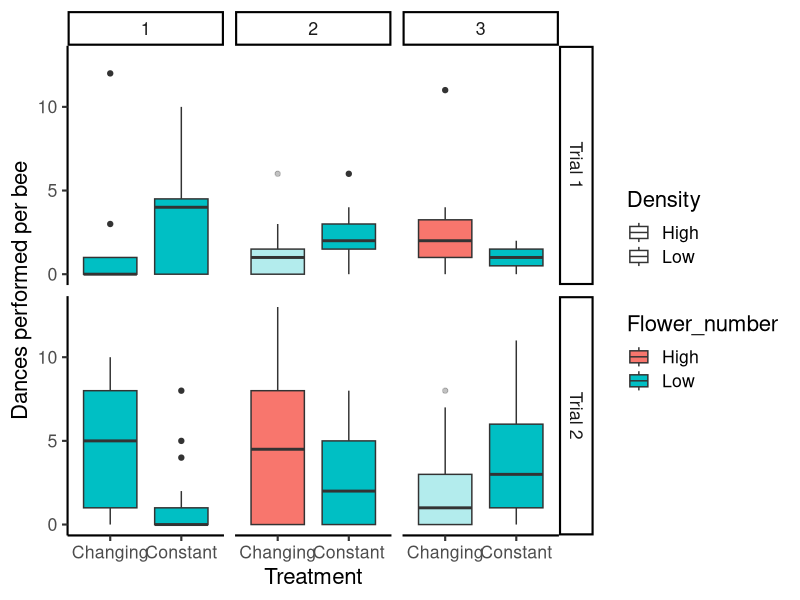
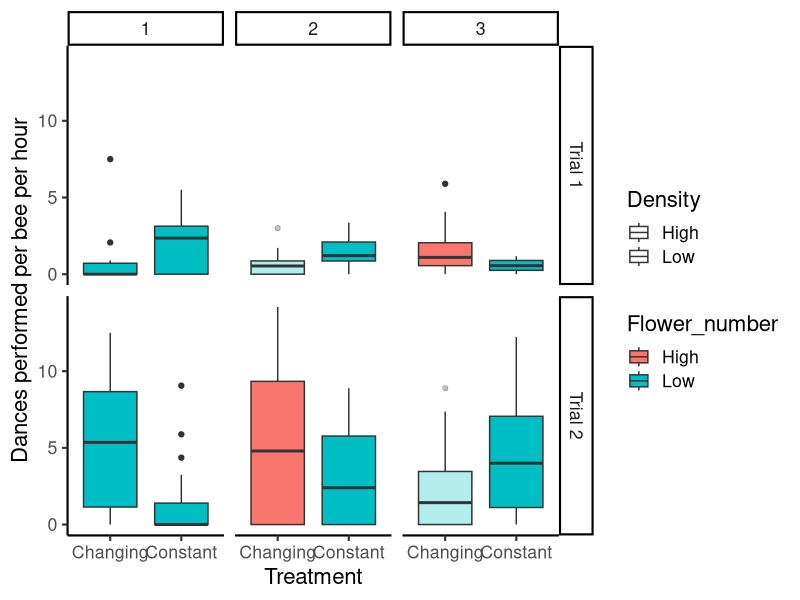
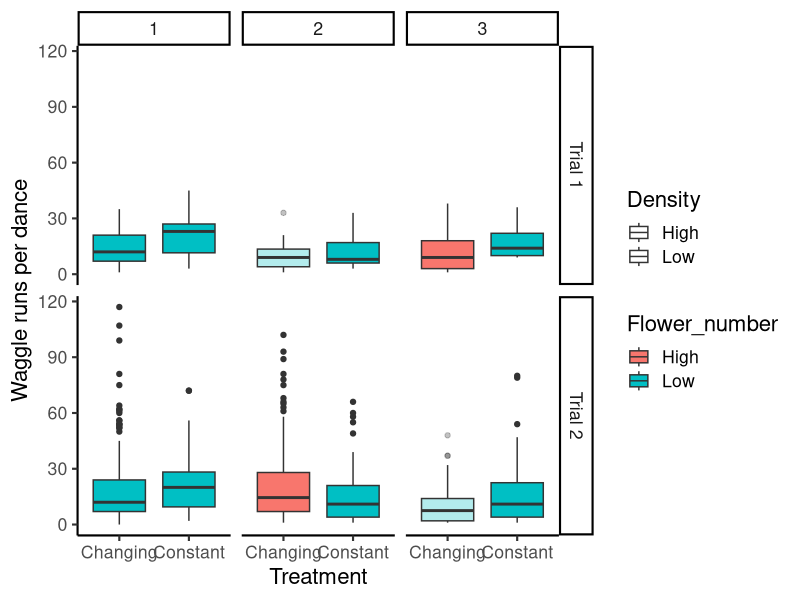
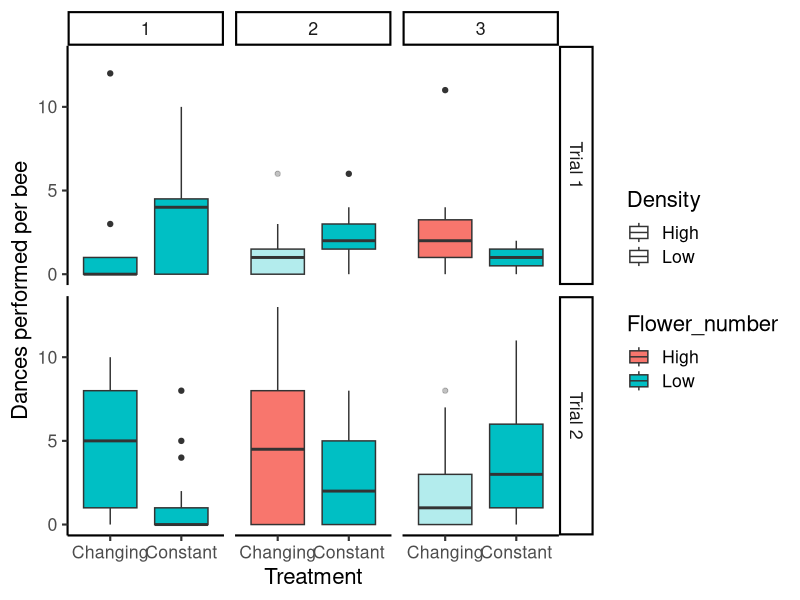
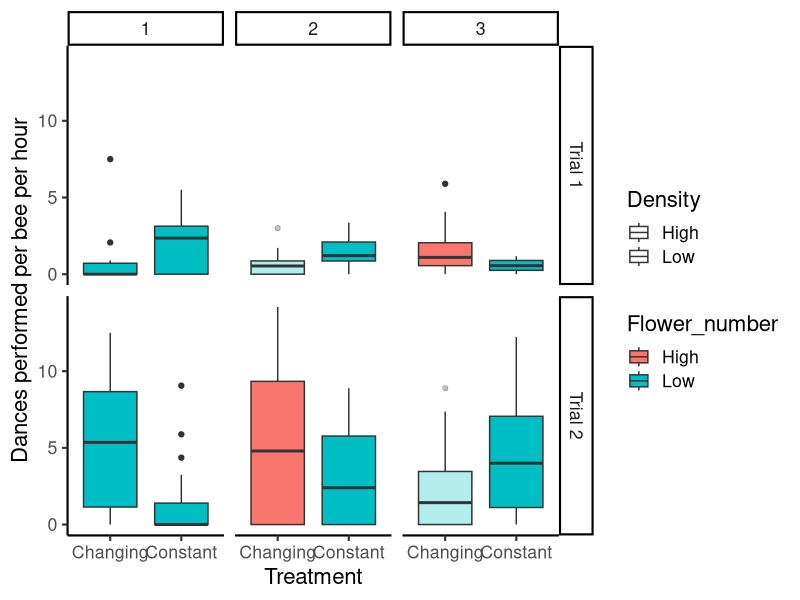
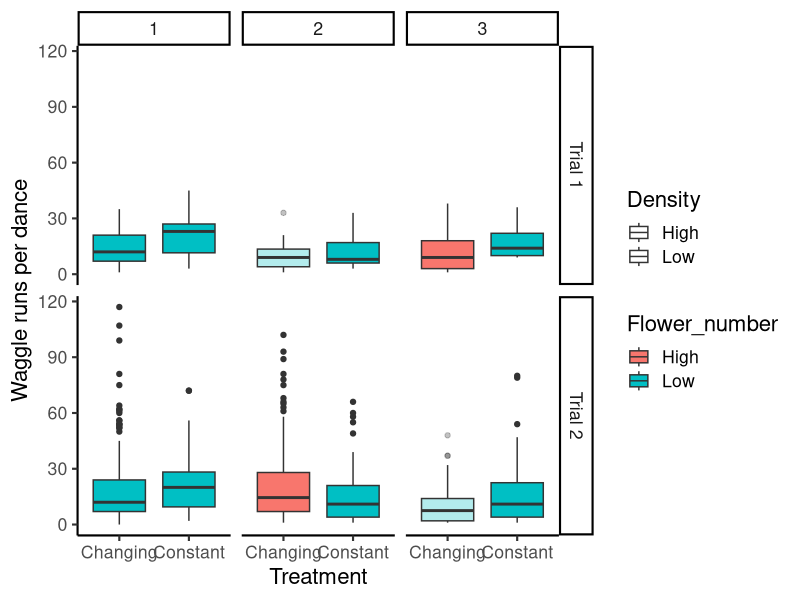

Write the R code that produced these figures, in order.
## ---- chunk 1
library(knitr) 
opts_knit$set(root.dir = normalizePath('../'))
## ---- chunk 2
library("tidyverse")
## ---- chunk 3
# This file has one row per dance
dances_df <- read.csv("cleaned_data/all_dances.csv")

# This file has one row per uniquely-IDed bee
bees_df <- read.csv("cleaned_data/per_bee_summary.csv")

## ---- chunk 4
# Helper function
add_info <- . %>%
  # Add standardized "Day" variable for each trial
  mutate(Day = "0") %>% # initialize Day
  mutate(Day = ifelse(Date %in% c("6/15/22","7/18/22"), "1", Day)) %>%
  mutate(Day = ifelse(Date %in% c("6/16/22","7/19/22"), "2", Day)) %>%
  mutate(Day = ifelse(Date %in% c("6/17/22","7/20/22"), "3", Day)) %>%
  # Add Constant/Changing based on trial and scent info
  mutate(Treatment = "Null") %>% # initialize treatment
  mutate(Treatment = ifelse(Colony == "C" & Scent == "Clove", "Changing", Treatment)) %>%
  mutate(Treatment = ifelse(Colony == "C" & Scent == "Peppermint", "Constant", Treatment)) %>%
  mutate(Treatment = ifelse(Colony == "7B" & Scent == "Clove", "Constant", Treatment)) %>%
  mutate(Treatment = ifelse(Colony == "7B" & Scent == "Peppermint", "Changing", Treatment)) %>%
  # add trial number based on colony
  mutate(Trial = ifelse(Colony == "C", "Trial 1", "Trial 2"))
## ---- chunk 5
bees_df <- add_info(bees_df)

dances_df <- add_info(dances_df)
## ---- chunk 6
bees_df %>%
  ggplot(aes(x = Treatment, y = Dances, fill = Flower_number, alpha = Density)) +
  geom_boxplot() +
  scale_alpha_manual(values = c(1, 0.3)) +
  labs(y = "Dances performed per bee") +
  facet_grid(Trial~Day) +
  theme_classic(base_size = 16)

ggsave("figures/Boxplot_dances_per_bee.jpg", 
       device="jpeg",
       width = 10,
       height = 8,
       units = "in",
       dpi = 300)
## ---- chunk 7
bees_df %>%
  ggplot(aes(x = Treatment, y = Dance_rate, fill = Flower_number, alpha = Density)) +
  geom_boxplot() +
  scale_alpha_manual(values = c(1, 0.3)) +
  labs(y = "Dances performed per bee per hour") +
  facet_grid(Trial~Day)+
  theme_classic(base_size = 16)

ggsave("figures/Boxplot_dance_rate_per_bee.jpg", 
       device="jpeg",
       width = 10,
       height = 8,
       units = "in",
       dpi = 300)
## ---- chunk 8
dances_df %>%
  ggplot(aes(x = Treatment, y = Total_runs, fill = Flower_number, alpha = Density)) +
  geom_boxplot() +
  scale_alpha_manual(values = c(1, 0.3)) +
  labs(y = "Waggle runs per dance") +
  facet_grid(Trial~Day)+
  theme_classic(base_size = 16)

ggsave("figures/Boxplot_waggle_runs_per_dance.jpg", 
       device="jpeg",
       width = 10,
       height = 8,
       units = "in",
       dpi = 300)
